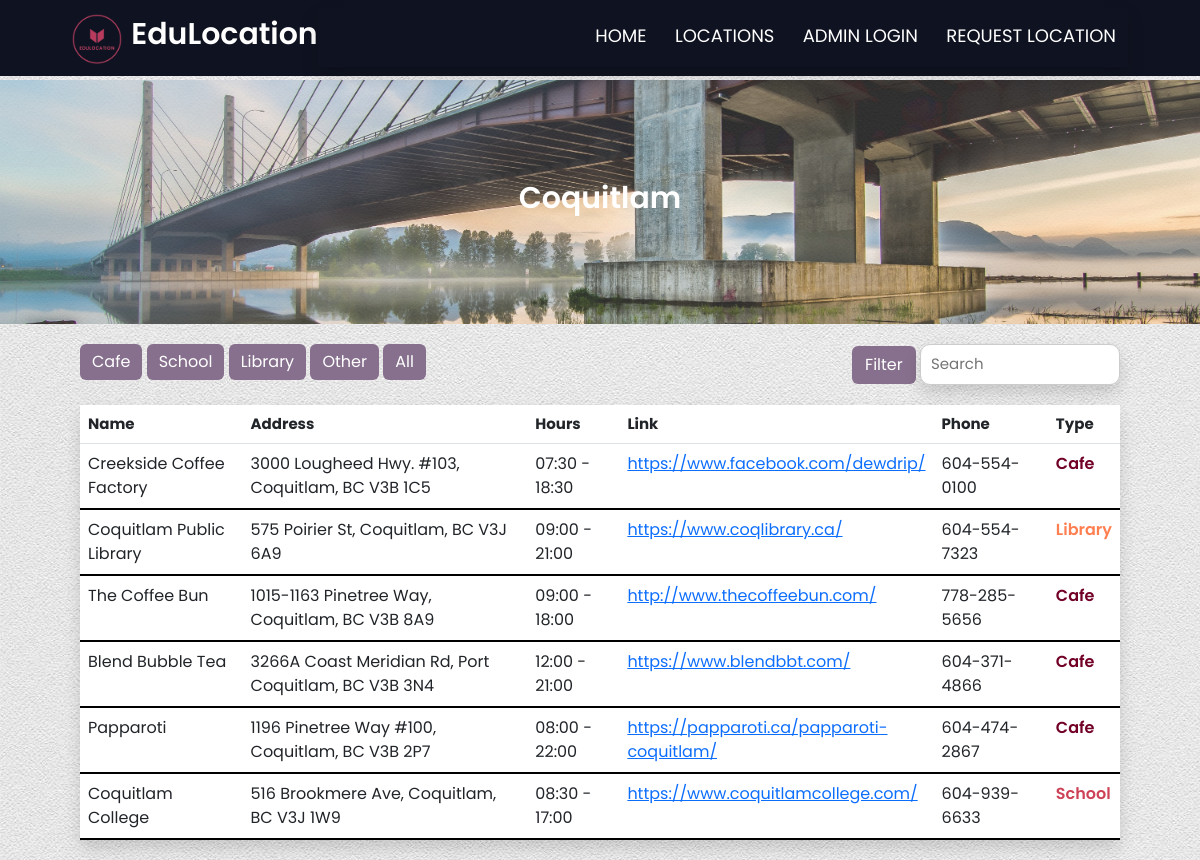
The app's page /location/coquitlam with its own data.
### models.py (models this page shows, shortened)
class Locations(db.Model):
    id = db.Column("id", db.Integer, primary_key=True)
    name = db.Column(db.String(100), nullable=False)
    city = db.Column(db.String(100))
    address = db.Column(db.String(100))
    hours = db.Column(db.String(100))
    link = db.Column(db.String(100))
    phone = db.Column(db.String(100))
    location_type = db.Column(db.String(100))

### myapp.py (the view)
@app.route("/location/coquitlam")
def coquitlam():
    locations, filter_type, search_query = get_filtered_locations(city="Coquitlam")
    return render_template("coquitlam.html", locations=locations, filter_type=filter_type, search_query=search_query)

### myapp.py (called while the page is built)
def get_filtered_locations(city=None):
    search_query = request.args.get("search_query")
    filter_type = request.args.get("filter_type")
    query = Locations.query
    if city:
        query = query.filter_by(city=city)
    if search_query:
        search_query = f"%{search_query.lower().strip('%')}%"
        query = query.filter((Locations.name.ilike(search_query)) | (Locations.city.ilike(search_query)))
    elif filter_type:
        if filter_type == "Other":
            query = query.filter(Locations.location_type.notin_(["Cafe", "School", "Library"]))
        else:
            query = query.filter_by(location_type=filter_type)
    return query.all(), filter_type, search_query.strip('%') if search_query else search_query

### templates/coquitlam.html (shortened to what this page needs)
{% extends 'base.html' %}
{% block content %}
    <link rel="stylesheet" href="/static/main.css" />
    <section class="city-dashboard coquitlam-dashboard">
        <h1>Coquitlam</h1>
    </section>
    <div class="filter d-flex justify-content-between">
        <div>
            <button type="button" class="btn btn-primary mr-2" onclick="window.location.href='/location/coquitlam?filter_type=Cafe'">Cafe</button>
            <button type="button" class="btn btn-primary mr-2" onclick="window.location.href='/location/coquitlam?filter_type=School'">School</button>
            <button type="button" class="btn btn-primary mr-2" onclick="window.location.href='/location/coquitlam?filter_type=Library'">Library</button>
            <button type="button" class="btn btn-primary mr-2" onclick="window.location.href='/location/coquitlam?filter_type=Other'">Other</button>
            <button type="button" class="btn btn-primary" onclick="window.location.href='/location/coquitlam'">All</button>
        </div>
        <form method="GET" action="{{ url_for('coquitlam') }}" class="form-inline search-form">
            <button class="btn search-btn my-2 my-sm-0" type="submit">Filter</button>
            <input class="search-input shadow" type="search" placeholder="Search" aria-label="Search" name="search_query" value="{{ search_query or '' }}">
        </form>
    </div>
    <div class="box-table shadow">
        <table class="table table-hover">
            <thead>
                <tr class="table-title">
                    <th>Name</th>
                    <th>Address</th>
                    <th>Hours</th>
                    <th>Link</th>
                    <th>Phone</th>
                    <th>Type</th>
                </tr>
            </thead>
            <tbody>
                {% for location in locations %}
                {% if location.city == "Coquitlam" %}
                <tr class="table-row">
                    <td>{{ location.name }}</td>
                    <td>{{ location.address }}</td>
                    <td>{{ location.hours }}</td>
                    <td class="link-width"><a href="{{ location.link }}" target="_blank">{{ location.link }}</a></td>
                    <td class="phone-width">{{ location.phone }}</td>
                    <td class="{{ location.location_type|lower }}">{{ location.location_type }}</td>
                </tr>
                {% endif %}
                {% endfor %}
            </tbody>
        </table>
    </div>
{% endblock %}

### static/main.css (style rules this page uses)
* { box-sizing: border-box; margin: 0; padding: 0; font-family: 'Poppins', sans-serif; }
body { background-image: url('image/background.jpg'); background-repeat: repeat; }
.filter { display: flex; justify-content: space-between; margin: 20px 80px; }
.filter button { background-color: #87708D; color: #fff; }
.btn-primary { border: none; }
.search-input { padding: 8px 10px; font-size: 15px; border-radius: 10px; border: 1px solid #ccc; width: 200px; }
.city-dashboard { position: relative; margin-bottom: 15px; margin-left: 0; margin-right: 0; margin-top: 40px; padding: 100px; color: #fff; }
.city-dashboard::before { content: ""; position: absolute; top: 0; left: 0; width: 100%; height: 100%; background-size: cover; background-position: center; opacity: 0.8; z-index: -1; }
.city-dashboard h1 { font-size: 30px; font-weight: 600; text-align: center; color: #fff; }
.coquitlam-dashboard::before { background-image: url('image/coquitlam-dashboard.jpg'); background-position: center 40%; }
.box-table { margin: 20px 80px; background-image: radial-gradient(circle, #ffffff, #fcfbfc, #faf8f9, #f8f4f5, #f6f0f0); border-radius: 8px; }
.table-title { font-size: 15px; font-weight: 600; background-color: #322F43; color: #fff; }
.table-row { border-bottom: 2px solid #000; }
.link-width { width: 10%; }
.phone-width { width: 11%; }
td.cafe { color: #720026; font-weight: 600; }
td.school { color: #CE4257; font-weight: 600; }
td.library { color: #FF7F51; font-weight: 600; }

### records on screen
Locations: name "Creekside Coffee Factory", address "3000 Lougheed Hwy. #103, Coquitlam, BC V3B 1C5", hours "07:30 - 18:30", link "https://www.facebook.com/dewdrip/", phone "604-554-0100", location_type "Cafe"
Locations: name "Coquitlam Public Library", address "575 Poirier St, Coquitlam, BC V3J 6A9", hours "09:00 - 21:00", link "https://www.coqlibrary.ca/", phone "604-554-7323", location_type "Library"
Locations: name "The Coffee Bun", address "1015-1163 Pinetree Way, Coquitlam, BC V3B 8A9", hours "09:00 - 18:00", link "http://www.thecoffeebun.com/", phone "778-285-5656", location_type "Cafe"
Locations: name "Blend Bubble Tea", address "3266A Coast Meridian Rd, Port Coquitlam, BC V3B 3N4", hours "12:00 - 21:00", link "https://www.blendbbt.com/", phone "604-371-4866", location_type "Cafe"
Locations: name "Papparoti", address "1196 Pinetree Way #100, Coquitlam, BC V3B 2P7", hours "08:00 - 22:00", link "https://papparoti.ca/papparoti-coquitlam/", phone "604-474-2867", location_type "Cafe"
Locations: name "Coquitlam College", address "516 Brookmere Ave, Coquitlam, BC V3J 1W9", hours "08:30 - 17:00", link "https://www.coquitlamcollege.com/", phone "604-939-6633", location_type "School"
